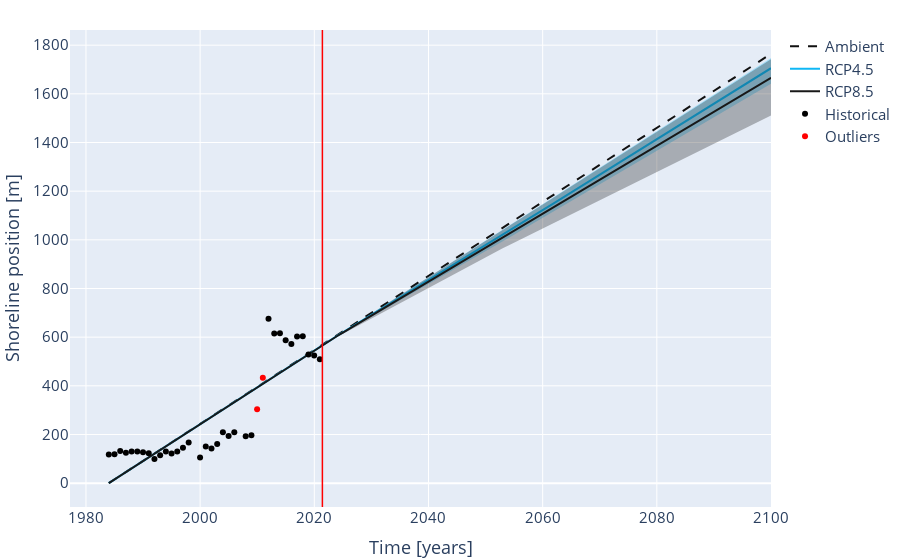

Here is the notebook cell this chart was saved with:
### Code cell
box = 'BOX_187_084_11'
df = gdf_vous_join

future_shorelinepositions(df = df, box = box)
